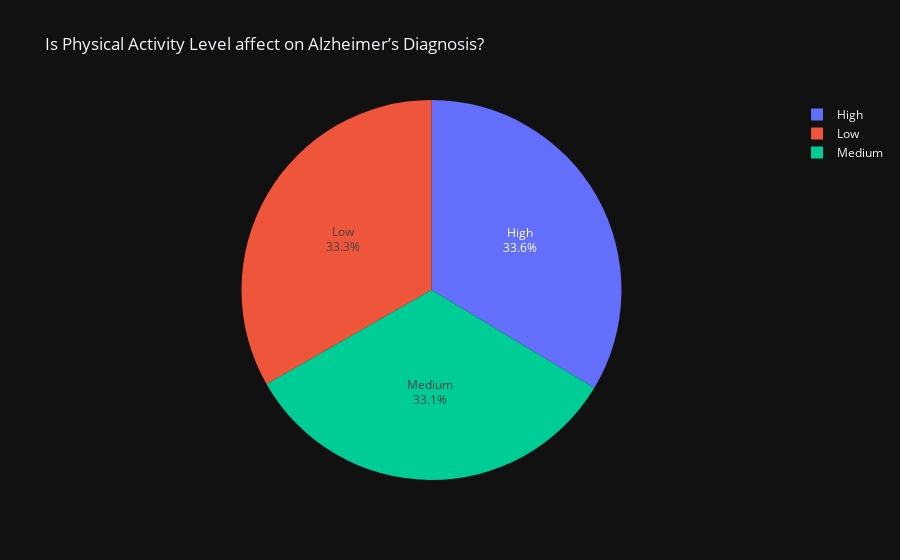

The notebook cell saved with this chart:
### Code cell
import plotly.express as px
fig = px.pie(values = df['Physical Activity Level'][df['Alzheimer’s Diagnosis'] == 'Yes'].value_counts(),
             names = df['Physical Activity Level'][df['Alzheimer’s Diagnosis'] == 'Yes'].value_counts().index,
             template = 'plotly_dark',
             title = 'Is Physical Activity Level affect on Alzheimer’s Diagnosis?'
             ).update_traces(textinfo='label+percent')

fig.show()

### Figure 1 — Plotly figure (JSON) as saved in the notebook; plotly's stock layout.template omitted (floating-point values rounded to 4 significant figures)
{"data": [{"domain": {"x": [0, 1], "y": [0, 1]}, "hovertemplate": "label=%{label}<br>value=%{value}<extra></extra>", "labels": ["High", "Low", "Medium"], "legendgroup": "", "name": "", "showlegend": true, "textinfo": "label+percent", "type": "pie", "values": [10328, 10218, 10167]}], "layout": {"legend": {"tracegroupgap": 0}, "title": {"text": "Is Physical Activity Level affect on Alzheimer’s Diagnosis?"}}}
